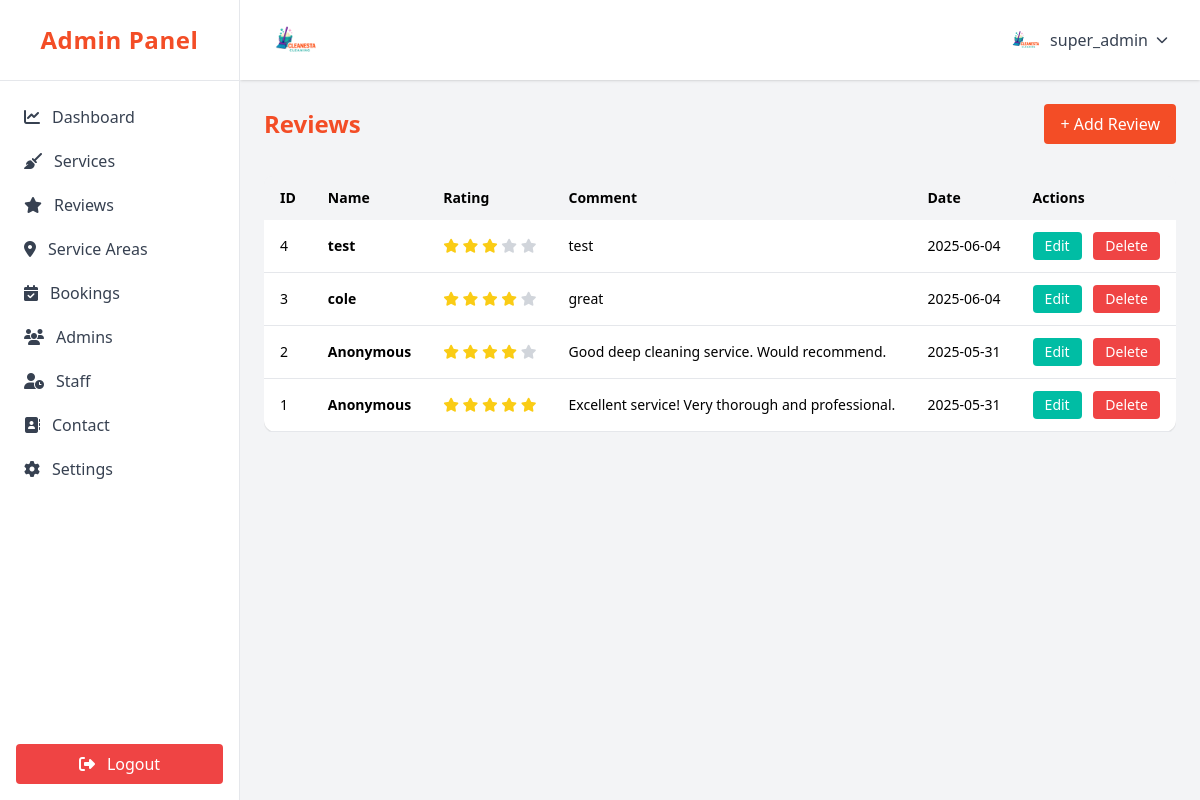
Page /admin/reviews.php (signed in) on the committed database.
### tables this page shows
CREATE TABLE `reviews` (
  `id` int(11) NOT NULL,
  `name` varchar(100) DEFAULT NULL,
  `admin_id` int(11) DEFAULT NULL,
  `booking_id` int(11) NOT NULL,
  `rating` int(11) NOT NULL CHECK (`rating` >= 1 and `rating` <= 5),
  `comment` text DEFAULT NULL,
  `created_at` timestamp NOT NULL DEFAULT current_timestamp(),
  `updated_at` timestamp NOT NULL DEFAULT current_timestamp() ON UPDATE current_timestamp(),
  `created_by_admin` int(11) DEFAULT NULL,
  `updated_by_admin` int(11) DEFAULT NULL,
  `deleted_by_admin` int(11) DEFAULT NULL
);

### admin/reviews.php (the view, shortened to what this page needs)
<?php
require_once '../app/config/params.php';
$pdo = $connexion;
$stmt = $pdo->query("SELECT * FROM reviews ORDER BY id DESC");
$reviews = $stmt->fetchAll(PDO::FETCH_ASSOC);
?>
<div class="mb-8 flex flex-col sm:flex-row items-start sm:items-center justify-between gap-4">
    <h1 class="text-2xl font-bold text-primary">Reviews</h1>
    <button onclick="document.getElementById('addModal').classList.remove('hidden')" class="px-4 py-2 bg-primary text-white rounded hover:bg-secondary transition w-full sm:w-auto">+ Add Review</button>
</div>
<div class="overflow-x-auto rounded-lg hidden sm:block">
    <table class="min-w-full bg-white rounded-xl shadow text-sm">
        <thead>
            <tr class="bg-gray-100 text-left">
                <th class="px-4 py-3">ID</th>
                <th class="px-4 py-3">Name</th>
                <th class="px-4 py-3">Rating</th>
                <th class="px-4 py-3">Comment</th>
                <th class="px-4 py-3">Date</th>
                <th class="px-4 py-3">Actions</th>
            </tr>
        </thead>
        <tbody>
            <?php foreach ($reviews as $review): ?>
            <tr class="border-b hover:bg-gray-50">
                <td class="px-4 py-3"><?php echo $review['id']; ?></td>
                <td class="px-4 py-3 font-semibold"><?php echo $review['name'] ?: 'Anonymous'; ?></td>
                <td class="px-4 py-3">
                    <?php for ($i = 0; $i < 5; $i++): ?>
                        <i class="fas fa-star <?php echo $i < $review['rating'] ? 'text-yellow-400' : 'text-gray-300'; ?>"></i>
                    <?php endfor; ?>
                </td>
                <td class="px-4 py-3"><?php echo $review['comment']; ?></td>
                <td class="px-4 py-3"><?php echo date('Y-m-d', strtotime($review['created_at'])); ?></td>
                <td class="px-4 py-3 space-x-2">
                    <button onclick="openEditReviewModal(<?php echo $review['id']; ?>)" class="px-3 py-1 bg-secondary text-white rounded hover:bg-primary transition">Edit</button>
                    <form method="post" class="inline" onsubmit="return confirm('Delete this review?')">
                        <button type="submit" name="delete_review" class="px-3 py-1 bg-red-500 text-white rounded hover:bg-red-600 transition">Delete</button>
                    </form>
                </td>
            </tr>
            <?php endforeach; ?>
        </tbody>
    </table>
</div>
<?php
include 'layout.php';

### assets/css/theme.css (style rules this page uses)
:root { --color-primary: #f34d26; --color-secondary: #00bda4; --color-accent: #7d2ea8; --color-neutral: #ffffff; --color-dark: #1f1f1f; }

### rows in the picture
reviews: id "4", name "test", rating 3 (drawn), comment "test", created_at "2025-06-04"
reviews: id "3", name "cole", rating 4 (drawn), comment "great", created_at "2025-06-04"
reviews: id "2", name "Anonymous", rating 4 (drawn), comment "Good deep cleaning service. Would recommend.", created_at "2025-05-31"
reviews: id "1", name "Anonymous", rating 5 (drawn), comment "Excellent service! Very thorough and professional.", created_at "2025-05-31"

### other values in the picture
$username "super_admin"
